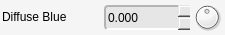
         <widget class="QFrame" name="diffuseBlue">
          <property name="minimumSize">
           <size>
            <width>225</width>
            <height>35</height>
           </size>
          </property>
          <property name="maximumSize">
           <size>
            <width>225</width>
            <height>35</height>
           </size>
          </property>
          <property name="styleSheet">
           <string notr="true">background-color: rgb(245, 245, 245);
border-radius: 4px;</string>
          </property>
          <property name="frameShape">
           <enum>QFrame::NoFrame</enum>
          </property>
          <property name="frameShadow">
           <enum>QFrame::Plain</enum>
          </property>
          <property name="lineWidth">
           <number>0</number>
          </property>
          <widget class="QLabel" name="diffuseBlue_lbl">
           <property name="geometry">
            <rect>
             <x>2</x>
             <y>2</y>
             <width>100</width>
             <height>30</height>
            </rect>
           </property>
           <property name="sizePolicy">
            <sizepolicy hsizetype="Fixed" vsizetype="Fixed">
             <horstretch>0</horstretch>
             <verstretch>0</verstretch>
            </sizepolicy>
           </property>
           <property name="minimumSize">
            <size>
             <width>100</width>
             <height>30</height>
            </size>
           </property>
           <property name="maximumSize">
            <size>
             <width>100</width>
             <height>30</height>
            </size>
           </property>
           <property name="font">
            <font>
             <weight>50</weight>
             <bold>false</bold>
            </font>
           </property>
           <property name="styleSheet">
            <string notr="true">border-width: 0px;</string>
           </property>
           <property name="text">
            <string>Diffuse Blue</string>
           </property>
           <property name="margin">
            <number>1</number>
           </property>
          </widget>
          <widget class="QDoubleSpinBox" name="diffuseBlue_value">
           <property name="geometry">
            <rect>
             <x>104</x>
             <y>5</y>
             <width>86</width>
             <height>25</height>
            </rect>
           </property>
           <property name="sizePolicy">
            <sizepolicy hsizetype="Fixed" vsizetype="Fixed">
             <horstretch>0</horstretch>
             <verstretch>0</verstretch>
            </sizepolicy>
           </property>
           <property name="minimumSize">
            <size>
             <width>86</width>
             <height>25</height>
            </size>
           </property>
           <property name="maximumSize">
            <size>
             <width>86</width>
             <height>25</height>
            </size>
           </property>
           <property name="styleSheet">
            <string notr="true">background-color: rgb(230, 230, 230);
border-top-color: rgb(180, 180, 180);
border-left-color: rgb(180, 180, 180);
border-bottom-color: rgb(255, 255, 255);
border-right-color: rgb(255, 255, 255);
border-style: solid;
border-width: 2px;</string>
           </property>
           <property name="frame">
            <bool>false</bool>
           </property>
           <property name="buttonSymbols">
            <enum>QAbstractSpinBox::UpDownArrows</enum>
           </property>
           <property name="decimals">
            <number>3</number>
           </property>
           <property name="minimum">
            <double>-9999.000000000000000</double>
           </property>
           <property name="maximum">
            <double>9999.000000000000000</double>
           </property>
           <property name="singleStep">
            <double>0.050000000000000</double>
           </property>
          </widget>
          <widget class="QDial" name="diffuseBlue_dial">
           <property name="geometry">
            <rect>
             <x>192</x>
             <y>2</y>
             <width>30</width>
             <height>30</height>
            </rect>
           </property>
           <property name="sizePolicy">
            <sizepolicy hsizetype="Fixed" vsizetype="Fixed">
             <horstretch>0</horstretch>
             <verstretch>0</verstretch>
            </sizepolicy>
           </property>
           <property name="minimumSize">
            <size>
             <width>30</width>
             <height>30</height>
            </size>
           </property>
           <property name="maximumSize">
            <size>
             <width>30</width>
             <height>30</height>
            </size>
           </property>
           <property name="styleSheet">
            <string notr="true">border-width: 0px;</string>
           </property>
           <property name="minimum">
            <number>-10000</number>
           </property>
           <property name="maximum">
            <number>10000</number>
           </property>
          </widget>
         </widget>
